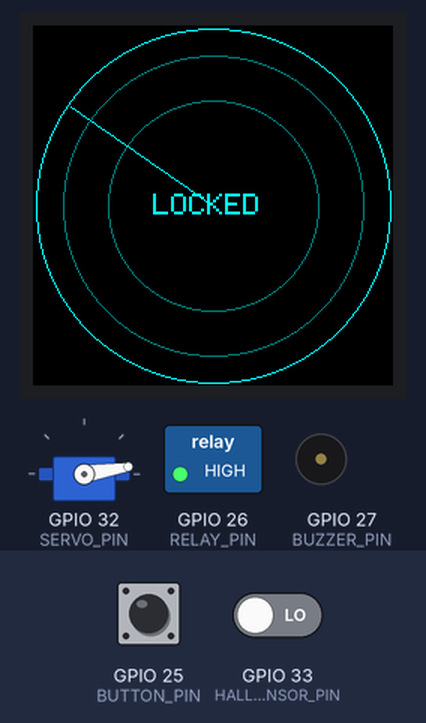
A sketch run on a simulated ESP32. Shown: servo, 240×240 colour display, switched loads named in the sketch (green lamp = pin HIGH), buzzer (waves = sounding, pin HIGH). The test bench sets the inputs (shaded band); at power-on: GPIO 25 (BUTTON_PIN) HIGH, GPIO 33 (HALL_SENSOR_PIN) LOW. WiFi joins after 1.5 s; servers stay silent unless stated; uploads are accepted with an empty reply; the local clock reads 2024-03-15 10:24:30 at power-on unless the sketch sets it; random numbers use the default seed unless the sketch sets one; what the sketch prints to the serial monitor is not drawn.

Above: at 4.9 s.
5.0 s: GPIO 25 (BUTTON_PIN) pulled LOW for 2.95 s
At 8.5 s:
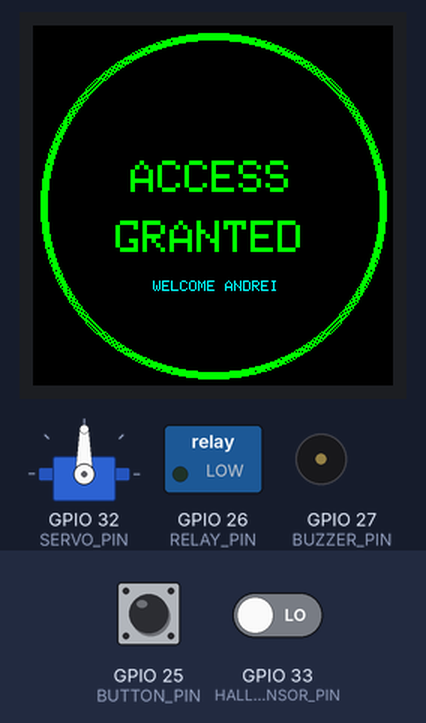
9.4 s: GPIO 33 (HALL_SENSOR_PIN) driven HIGH
At 15.39 s:
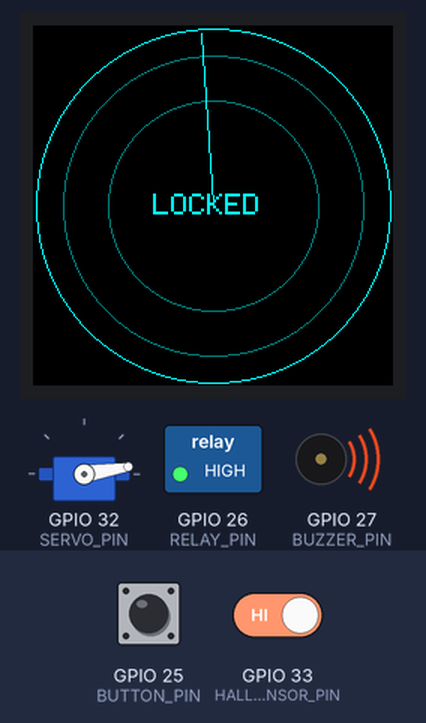
16.4 s: GPIO 25 (BUTTON_PIN) pulled LOW for 2.95 s
At 19.64 s:
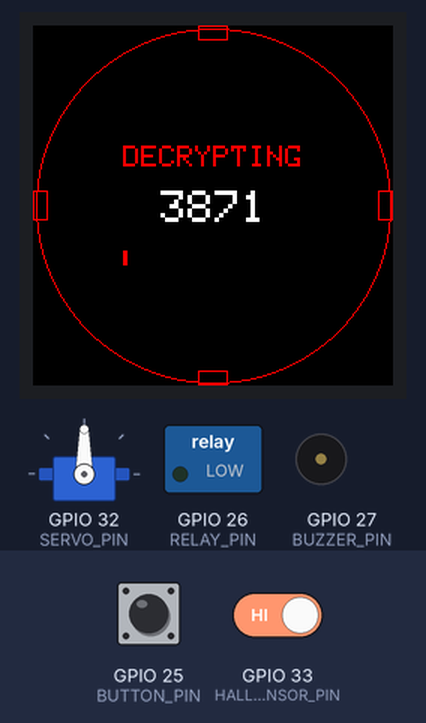
Timing chart, 0 to 27.8 s (numbered marks = the images above; inputs shaded):
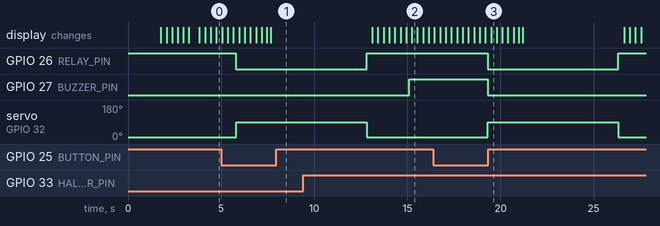

Measured:
- after the input at 5.0 s, GPIO 26 (RELAY_PIN): HIGH → LOW after 0.80 s; servo on GPIO 32 (SERVO_PIN): 9° → 90° after 0.80 s
- after the input at 9.4 s, GPIO 27 (BUZZER_PIN): LOW → HIGH after 5.7 s
- after the input at 16.4 s, GPIO 26 (RELAY_PIN): HIGH → LOW after 2.9 s, → HIGH 7.0 s later; servo on GPIO 32 (SERVO_PIN): 9° → 90° after 2.9 s, → 9° 7.0 s later

The sketch:

InfoeducatieV2.ino
```cpp
#include <SPI.h>
#include <Adafruit_GFX.h>
#include <Adafruit_GC9A01A.h>
#include <ArduinoJson.h>
#include <HTTPClient.h>
#include <WiFi.h>
#include <WiFiClientSecure.h>
#include <time.h>
#include <ESP32Servo.h>

// --- DISPLAY SETUP ---
#define TFT_CS   22
#define TFT_DC   21
#define TFT_RST  4
#define TFT_SCLK 18
#define TFT_MOSI 23

#define CYBER_CYAN   0x07FF
#define DARK_CYAN    0x03EF
#define ALERT_RED    0xF800
#define MATRIX_GREEN 0x07E0

Adafruit_GC9A01A tft = Adafruit_GC9A01A(TFT_CS, TFT_DC, TFT_RST);
int cx, cy;
float scanAngle = 0;

// --- HARDWARE ---
Servo lockServo;

const uint8_t RELAY_PIN = 26;
const uint8_t BUTTON_PIN = 25;
const uint8_t SERVO_PIN = 32;

// NEW PINS
const uint8_t HALL_SENSOR_PIN = 33;
const uint8_t BUZZER_PIN = 27;

// Servo positions
const int SERVO_UNLOCK_ANGLE = 90;  // ACCESS GRANTED
const int SERVO_LOCK_ANGLE = 9;     // LOCKED

// Hall sensor logic
// Your module: LOW = magnet detected, HIGH = magnet lost
const int HALL_MAGNET_DETECTED = LOW;

// Alarm timing
const uint32_t HALL_LOST_CONFIRM_MS = 200;
const uint32_t ALARM_BEEP_ON_MS = 120;
const uint32_t ALARM_BEEP_OFF_MS = 120;

// --- WIFI / API ---
const char* WIFI_SSID = "Baldean";
const char* WIFI_PASSWORD = "12345678";
const char* API_BASE_URL = "https://haloandrei.com";
const char* DEVICE_TOKEN = "BkkrGl76die6HQ1Vf6qUa-2_CtCJAoWADU8jxxuOk10";

const bool API_TLS_INSECURE = true;

const int DEFAULT_UNLOCK_SEC = 15;
const int MIN_UNLOCK_SEC = 1;
const int MAX_UNLOCK_SEC = 30;
const int POLL_WAIT_SEC = 20;
const int CONNECT_TIMEOUT_MS = 7000;
const int REQUEST_TIMEOUT_MS = 30000;
const uint8_t MAX_ACK_RETRIES = 5;

String activeCommandId;
uint32_t unlockUntilMs = 0;
uint8_t consecutivePollFailures = 0;

volatile bool relayActive = false;
volatile bool buttonPressed = false;

// Alarm state
bool alarmActive = false;
bool buzzerState = false;
uint32_t hallLostSinceMs = 0;
uint32_t buzzerLastToggleMs = 0;

// --- UI STATE ---
enum SystemState { BOOTING, LOCKED_IDLE, DECRYPTING, ACCESS_GRANTED };
volatile SystemState sysState = BOOTING;

TaskHandle_t uiTaskHandle;

// --- URLS ---
String buildPollUrl() {
  return String(API_BASE_URL) + "/v1/devices/poll/" + DEVICE_TOKEN + "?waitSec=" + String(POLL_WAIT_SEC);
}

String buildAckUrl() {
  return String(API_BASE_URL) + "/v1/devices/ack/" + DEVICE_TOKEN;
}

uint32_t backoffDelayMs(uint8_t attempt, uint32_t baseMs, uint32_t capMs) {
  uint32_t delayMs = baseMs;

  for (uint8_t i = 0; i < attempt; i++) {
    delayMs = delayMs >= capMs / 2 ? capMs : delayMs * 2;
  }

  if (delayMs > capMs) delayMs = capMs;
  return delayMs + (esp_random() % 150);
}

// --- WIFI ---
void ensureWifiConnected() {
  if (WiFi.status() == WL_CONNECTED) return;

  if (sysState == BOOTING) {
    tft.fillScreen(GC9A01A_BLACK);
    tft.setTextColor(CYBER_CYAN);
    tft.setTextSize(2);
    tft.setCursor(cx - 70, cy - 10);
    tft.print("CONNECTING");
    tft.setCursor(cx - 30, cy + 15);
    tft.print("WIFI");
  }

  WiFi.disconnect(true, true);
  WiFi.mode(WIFI_STA);
  WiFi.begin(WIFI_SSID, WIFI_PASSWORD);

  uint32_t start = millis();
  int dotCount = 0;

  while (WiFi.status() != WL_CONNECTED) {
    if (sysState == BOOTING) {
      if (dotCount % 2 == 0) {
        tft.fillCircle(cx, cy + 50, 5, CYBER_CYAN);
      } else {
        tft.fillCircle(cx, cy + 50, 5, GC9A01A_BLACK);
      }
      dotCount++;
    }

    delay(300);

    if (millis() - start > 20000) {
      Serial.println("[wifi] reconnect timeout...");
      WiFi.disconnect();
      WiFi.begin(WIFI_SSID, WIFI_PASSWORD);
      start = millis();
    }
  }

  Serial.print("[wifi] connected, ip=");
  Serial.println(WiFi.localIP());

  if (sysState == BOOTING) {
    tft.fillCircle(cx, cy + 50, 5, MATRIX_GREEN);
    delay(500);
  }
}

// --- DISPLAY ANIMATION ---
void drawIdleScanner() {
  int oldX = cx + 115 * cos(scanAngle);
  int oldY = cy + 115 * sin(scanAngle);
  tft.drawLine(cx, cy, oldX, oldY, GC9A01A_BLACK);

  scanAngle += 0.15;
  if (scanAngle > 6.28) scanAngle = 0;

  int newX = cx + 115 * cos(scanAngle);
  int newY = cy + 115 * sin(scanAngle);

  tft.drawCircle(cx, cy, 118, CYBER_CYAN);
  tft.drawCircle(cx, cy, 100, DARK_CYAN);
  tft.drawCircle(cx, cy, 70, DARK_CYAN);

  tft.setTextColor(CYBER_CYAN, GC9A01A_BLACK);
  tft.setTextSize(2);
  tft.setCursor(cx - 40, cy - 8);
  tft.print("LOCKED");

  tft.drawLine(cx, cy, newX, newY, CYBER_CYAN);
  delay(30);
}

void runDecryptionSequence() {
  tft.fillScreen(GC9A01A_BLACK);

  tft.drawCircle(cx, cy, 118, ALERT_RED);
  tft.drawRect(cx - 10, 0, 20, 10, ALERT_RED);
  tft.drawRect(cx - 10, 230, 20, 10, ALERT_RED);
  tft.drawRect(0, cy - 10, 10, 20, ALERT_RED);
  tft.drawRect(230, cy - 10, 10, 20, ALERT_RED);

  tft.setTextColor(ALERT_RED, GC9A01A_BLACK);
  tft.setTextSize(2);
  tft.setCursor(cx - 60, cy - 40);
  tft.print("DECRYPTING");

  tft.setTextSize(3);

  for (int i = 0; i < 35; i++) {
    tft.setCursor(cx - 35, cy - 10);

    char code[5];
    sprintf(code, "%04X", random(0x1000, 0xFFFF));

    tft.setTextColor(random(2) == 0 ? GC9A01A_WHITE : ALERT_RED, GC9A01A_BLACK);
    tft.print(code);

    int barWidth = map(i, 0, 34, 0, 120);
    tft.fillRect(cx - 60, cy + 30, barWidth, 10, ALERT_RED);

    delay(40);
  }

  tft.fillScreen(MATRIX_GREEN);
  delay(100);
  tft.fillScreen(GC9A01A_BLACK);

  tft.drawCircle(cx, cy, 115, MATRIX_GREEN);
  for (int i = 0; i < 5; i++) {
    tft.drawCircle(cx, cy, 115 - i, MATRIX_GREEN);
  }

  tft.setTextColor(MATRIX_GREEN);
  tft.setTextSize(3);
  tft.setCursor(cx - 55, cy - 30);
  tft.print("ACCESS");
  tft.setCursor(cx - 65, cy + 10);
  tft.print("GRANTED");

  tft.setTextSize(1);
  tft.setTextColor(CYBER_CYAN);
  tft.setCursor(cx - 40, cy + 50);
  tft.print("WELCOME ANDREI");
}

void uiTask(void* parameter) {
  SystemState lastRenderedState = BOOTING;

  for (;;) {
    if (lastRenderedState != sysState) {
      tft.fillScreen(GC9A01A_BLACK);
      lastRenderedState = sysState;
    }

    if (sysState == LOCKED_IDLE) {
      drawIdleScanner();
    } else if (sysState == DECRYPTING) {
      runDecryptionSequence();
      sysState = ACCESS_GRANTED;
      lastRenderedState = ACCESS_GRANTED;
    } else {
      delay(50);
    }
  }
}

// --- TLS ---
void configureTlsClient(WiFiClientSecure& client) {
  client.setTimeout(REQUEST_TIMEOUT_MS);

  if (API_TLS_INSECURE) {
    client.setInsecure();
  }
}

// --- ACK ---
bool sendAck(const String& commandId, bool success, const String& errorMessage) {
  StaticJsonDocument<256> payload;

  payload["commandId"] = commandId;
  payload["success"] = success;

  if (!success && errorMessage.length() > 0) {
    payload["error"] = errorMessage;
  }

  String body;
  serializeJson(payload, body);

  for (uint8_t attempt = 0; attempt < MAX_ACK_RETRIES; attempt++) {
    ensureWifiConnected();

    WiFiClientSecure client;
    configureTlsClient(client);

    HTTPClient http;
    http.setConnectTimeout(CONNECT_TIMEOUT_MS);
    http.setTimeout(REQUEST_TIMEOUT_MS);

    if (http.begin(client, buildAckUrl())) {
      http.addHeader("Content-Type", "application/json");

      int code = http.POST(body);
      http.end();

      if (code == 204 || code == 200) return true;
      if (code == 401 || code == 404) return false;
    }

    delay(backoffDelayMs(attempt, 300, 4000));
  }

  return false;
}

// --- HALL SENSOR / ALARM ---
bool isMagnetDetected() {
  return digitalRead(HALL_SENSOR_PIN) == HALL_MAGNET_DETECTED;
}

bool isDoorLocked() {
  return relayActive == false;
}

void stopAlarm() {
  alarmActive = false;
  buzzerState = false;
  digitalWrite(BUZZER_PIN, LOW);
}

void updateDoorAlarm() {
  uint32_t now = millis();

  bool locked = isDoorLocked();
  bool magnetDetected = isMagnetDetected();

  // Alarm only matters when locked.
  // If unlocked, or magnet is present, buzzer stays off.
  if (!locked || magnetDetected) {
    hallLostSinceMs = 0;
    stopAlarm();
    return;
  }

  // Locked and magnet is lost.
  // Wait a short time to avoid false triggers.
  if (hallLostSinceMs == 0) {
    hallLostSinceMs = now;
    return;
  }

  if (now - hallLostSinceMs < HALL_LOST_CONFIRM_MS) {
    return;
  }

  // Start alarm
  if (!alarmActive) {
    alarmActive = true;
    buzzerState = true;
    buzzerLastToggleMs = now;
    digitalWrite(BUZZER_PIN, HIGH);
    return;
  }

  // Active buzzer alarm tone:
  // active buzzer cannot change frequency, so we pulse it ON/OFF.
  uint32_t interval = buzzerState ? ALARM_BEEP_ON_MS : ALARM_BEEP_OFF_MS;

  if (now - buzzerLastToggleMs >= interval) {
    buzzerLastToggleMs = now;
    buzzerState = !buzzerState;
    digitalWrite(BUZZER_PIN, buzzerState ? HIGH : LOW);
  }
}

// --- LOCK / UNLOCK ---
void lockDoor() {
  digitalWrite(RELAY_PIN, HIGH);
  lockServo.write(SERVO_LOCK_ANGLE);

  relayActive = false;
  sysState = LOCKED_IDLE;
}

void unlockDoor(uint16_t durationSec) {
  durationSec = constrain(durationSec, MIN_UNLOCK_SEC, MAX_UNLOCK_SEC);

  stopAlarm();

  digitalWrite(RELAY_PIN, LOW);
  lockServo.write(SERVO_UNLOCK_ANGLE);

  relayActive = true;
  unlockUntilMs = millis() + (uint32_t)durationSec * 1000U;

  sysState = DECRYPTING;
}

// SAFE ISR: only sets a flag
void IRAM_ATTR buttonISR() {
  static uint32_t lastPress = 0;
  uint32_t now = millis();

  if (now - lastPress > 300) {
    lastPress = now;
    buttonPressed = true;
  }
}

void handleButtonPress() {
  if (!buttonPressed) return;

  buttonPressed = false;

  if (!relayActive) {
    activeCommandId = "";
    unlockDoor(7);
  }
}

void startUnlock(uint16_t durationSec, const String& commandId) {
  activeCommandId = commandId;
  unlockDoor(durationSec);
}

void finishUnlockIfDue() {
  if (!relayActive) return;
  if ((int32_t)(millis() - unlockUntilMs) < 0) return;

  lockDoor();

  if (activeCommandId.length() > 0) {
    sendAck(activeCommandId, true, "");
    activeCommandId = "";
  }
}

// --- API POLLING ---
bool pollOnceForCommand() {
  ensureWifiConnected();

  WiFiClientSecure client;
  configureTlsClient(client);

  HTTPClient http;
  http.setConnectTimeout(CONNECT_TIMEOUT_MS);
  http.setTimeout(REQUEST_TIMEOUT_MS);

  if (!http.begin(client, buildPollUrl())) {
    consecutivePollFailures++;
    return false;
  }

  int code = http.GET();

  if (code == 204) {
    http.end();
    consecutivePollFailures = 0;
    return false;
  }

  if (code != 200) {
    http.end();
    consecutivePollFailures++;
    return false;
  }

  String response = http.getString();
  http.end();

  StaticJsonDocument<768> doc;
  DeserializationError err = deserializeJson(doc, response);

  if (err) {
    consecutivePollFailures++;
    return false;
  }

  const char* commandId = doc["id"] | "";
  const char* action = doc["action"] | "";
  uint16_t durationSec = doc["payload"]["durationSec"] | DEFAULT_UNLOCK_SEC;

  if (strlen(commandId) == 0) {
    consecutivePollFailures++;
    return false;
  }

  if (strcmp(action, "unlock") != 0) {
    sendAck(String(commandId), false, "unsupported_action");
    consecutivePollFailures = 0;
    return false;
  }

  startUnlock(durationSec, String(commandId));

  consecutivePollFailures = 0;
  return true;
}

// --- SETUP ---
void setup() {
  Serial.begin(115200);

  pinMode(RELAY_PIN, OUTPUT);
  digitalWrite(RELAY_PIN, HIGH);

  pinMode(BUZZER_PIN, OUTPUT);
  digitalWrite(BUZZER_PIN, LOW);

  pinMode(HALL_SENSOR_PIN, INPUT_PULLDOWN);

  pinMode(BUTTON_PIN, INPUT_PULLUP);
  attachInterrupt(digitalPinToInterrupt(BUTTON_PIN), buttonISR, FALLING);

  ESP32PWM::allocateTimer(0);
  lockServo.setPeriodHertz(50);
  lockServo.attach(SERVO_PIN, 500, 2400);
  lockServo.write(SERVO_LOCK_ANGLE);

  SPI.begin(TFT_SCLK, -1, TFT_MOSI, TFT_CS);

  tft.begin();
  tft.setRotation(0);
  tft.fillScreen(GC9A01A_BLACK);

  cx = tft.width() / 2;
  cy = tft.height() / 2;

  tft.setTextColor(CYBER_CYAN);
  tft.setTextSize(2);
  tft.setCursor(cx - 85, cy - 10);
  tft.print("HALO-OS v9.0");
  delay(1500);

  ensureWifiConnected();

  configTime(0, 0, "pool.ntp.org", "time.nist.gov");
  setenv("TZ", "EET-2EEST,M3.5.0/3,M10.5.0/4", 1);
  tzset();

  xTaskCreatePinnedToCore(
    uiTask,
    "DisplayTask",
    4096,
    NULL,
    1,
    &uiTaskHandle,
    1
  );

  sysState = LOCKED_IDLE;

  Serial.println("[setup] ready");
}

// --- LOOP ---
void loop() {
  handleButtonPress();
  finishUnlockIfDue();
  updateDoorAlarm();

  if (relayActive) {
    delay(20);
    return;
  }

  bool started = pollOnceForCommand();

  if (started) {
    delay(20);
    return;
  }

  if (consecutivePollFailures == 0) {
    delay(100);
  } else {
    uint8_t attempt = consecutivePollFailures > 6 ? 6 : consecutivePollFailures;
    delay(backoffDelayMs(attempt, 250, 5000));
  }
}
```
